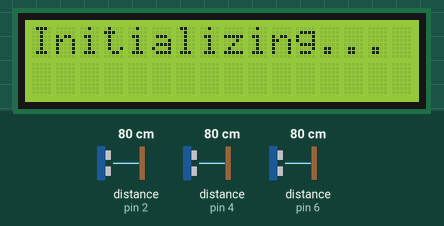
This sketch was run on a simulated Arduino Uno, built with avr-gcc and run on an emulated ATmega328P. On the bench: 16×2 character LCD. Wiring (inferred from the names in the program): 3 × ultrasonic range finder: trigger pin 3, echo pin 2 / trigger pin 5, echo pin 4 / trigger pin 7, echo pin 6. Inputs (shaded band) come from the test bench; at power-on: distance to the obstacle (sensors on pin 2, pin 4, pin 6) 80 cm. The echo pulse lasts 58.3 µs per cm; what the sketch prints to the serial monitor is not drawn.

Above: at 0.1 s.
At 2.1 s:
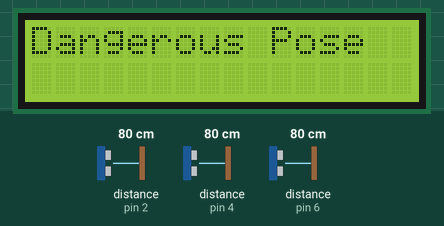

The sketch:

finalv1.ino
```cpp
#include <LiquidCrystal.h>

// Initialize the LCD (using the same pins as requested)
LiquidCrystal lcd(13, 12, 11, 10, 9, 8);

// Define ultrasonic sensor pins
const int trigPin1 = 7, echoPin1 = 6;
const int trigPin2 = 5, echoPin2 = 4;
const int trigPin3 = 3, echoPin3 = 2;

// Speed of sound in cm/us
const float speedOfSound = 0.0343;

void setup() {
  // Initialize the LCD
  lcd.begin(16, 2);
  lcd.print("Initializing...");
  delay(1000);
  lcd.clear();

  // Initialize the Serial Monitor
  Serial.begin(9600);

  // Configure the trig pins as OUTPUT and echo pins as INPUT
  pinMode(trigPin1, OUTPUT);
  pinMode(echoPin1, INPUT);

  pinMode(trigPin2, OUTPUT);
  pinMode(echoPin2, INPUT);

  pinMode(trigPin3, OUTPUT);
  pinMode(echoPin3, INPUT);

  Serial.println("Ultrasonic Sensor Test Started");
}

void loop() {
  // Get distance from the three sensors
  float distance1 = getDistance(trigPin1, echoPin1);
  delay(333);
  float distance2 = getDistance(trigPin2, echoPin2);
  delay(333);
  float distance3 = getDistance(trigPin3, echoPin3);
  delay(333);

  // Print the distances to the Serial Monitor
  Serial.print("Sensor 1: ");
  Serial.print(distance1);
  Serial.print(" cm");

  Serial.print("\t Sensor 2: ");
  Serial.print(distance2);
  Serial.print(" cm");

  Serial.print("\t Sensor 3: ");
  Serial.print(distance3);
  Serial.println(" cm");

  // Check conditions and display on the LCD
  lcd.clear();

  evaluatePose(distance1, distance2, distance3);
}

void evaluatePose(float distance1, float distance2, float distance3) {
  lcd.clear();

  // Handle sensor failure cases
  if (distance1 == -1 && distance2 == -1 && distance3 == -1) {
    lcd.print("Dangerous Pose");
    Serial.println("Dangerous Pose");
  } else if ((distance1 == -1 && distance2 == -1) ||
             (distance1 == -1 && distance3 == -1) ||
             (distance2 == -1 && distance3 == -1)) {
    lcd.print("Dangerous Pose");
    Serial.println("Dangerous Pose");
  } else if (distance1 == -1 || distance2 == -1 || distance3 == -1) {
    lcd.print("Bad Pose");
    Serial.println("Bad Pose");
  } else {
    // Handle difference conditions
    float diff12 = abs(distance1 - distance2);
    float diff13 = abs(distance1 - distance3);
    float diff23 = abs(distance2 - distance3);

    if (diff12 <= 5 && diff13 <= 5 && diff23 <= 5) {
      lcd.print("Good Pose");
      Serial.println("Good Pose");
    } else if ((diff12 > 5 && diff12 <= 10) ||
               (diff13 > 5 && diff13 <= 10) ||
               (diff23 > 5 && diff23 <= 10)) {
      lcd.print("Bad Pose");
      Serial.println("Bad Pose");
    } else if (diff12 > 10 && diff13 > 10 && diff23 > 10) {
      lcd.print("Dangerous Pose");
      Serial.println("Dangerous Pose");
    }
  }
}

float getDistance(int trigPin, int echoPin) {
  const float speedOfSound = 0.0343;  // Speed of sound in cm/us

  // Clear the trigPin
  digitalWrite(trigPin, LOW);
  delayMicroseconds(2);

  // Send a 10-microsecond pulse to the trigPin
  digitalWrite(trigPin, HIGH);
  delayMicroseconds(10);
  digitalWrite(trigPin, LOW);

  // Measure the echo time with a 30ms timeout (avoiding indefinite block)
  long duration = pulseIn(echoPin, HIGH, 30000); // Timeout = 30ms

  // Handle cases where no valid echo was received
  if (duration == 0 || ((duration * speedOfSound) / 2)>50) {
    return -1;  // Indicates an error
  }

  // Calculate and return distance in cm
  return (duration * speedOfSound) / 2;
}
```
